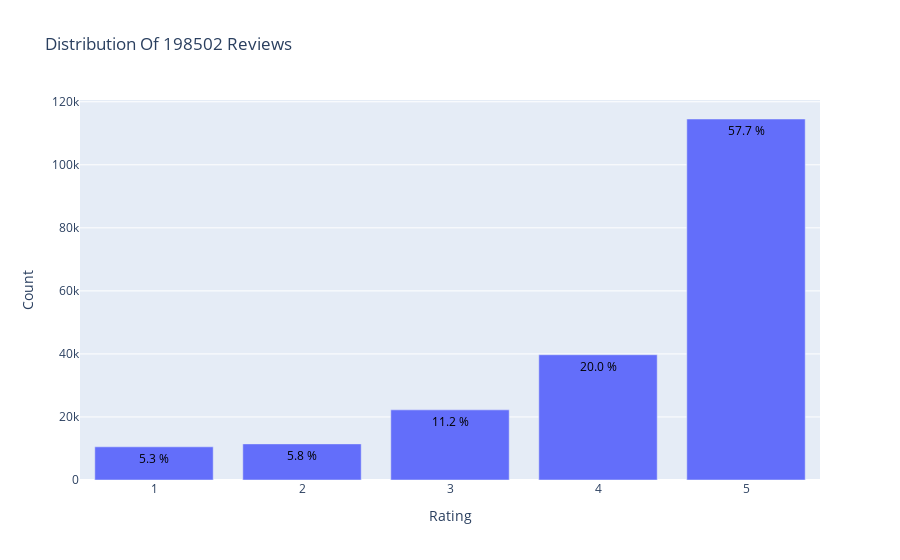

Here is the notebook cell this chart was saved with:
### Code cell
import warnings

# Ignore all warnings
warnings.filterwarnings("ignore")

from plotly.offline import init_notebook_mode, plot, iplot
import plotly.graph_objs as go
from plotly.io import to_image
import plotly.io as pio
init_notebook_mode(connected=True)

# Replace the path below with the actual path to your Orca executable
orca_executable_path = r'C:\Users\Fidelis Wanalwenge\anaconda3\envs\learn-env\orca.cmd'

# Set the Orca executable path
pio.orca.config.executable = orca_executable_path
pio.orca.config.save()

data = df['overall'].value_counts().sort_index(ascending=False)
trace = go.Bar(x = data.index,
               text = ['{:.1f} %'.format(val) for val in (data.values / df.shape[0] * 100)],
               textposition = 'auto',
               textfont = dict(color = '#000000'),
               y = data.values,
               )
# Create layout
layout = dict(title = 'Distribution Of {} Reviews'.format(df.shape[0]),
              xaxis = dict(title = 'Rating'),
              yaxis = dict(title = 'Count'))
# Create plot
fig = go.Figure(data=[trace], layout=layout)
iplot(fig)

 # Do this first so we don't create a file if image conversion fails
img_data = to_image(fig,
        format='png',
        width=800,
        height=500,
        scale=5)

fig.write_image("images/reviews_distribution.png", scale=5)

### Figure 1 — Plotly figure (JSON) as saved in the notebook; plotly's stock layout.template omitted (floating-point values rounded to 4 significant figures)
{"data": [{"text": ["57.7 %", "20.0 %", "11.2 %", "5.8 %", "5.3 %"], "textfont": {"color": "#000000"}, "textposition": "auto", "type": "bar", "x": [5, 4, 3, 2, 1], "y": [114531, 39741, 22248, 11456, 10526]}], "layout": {"title": {"text": "Distribution Of 198502 Reviews"}, "xaxis": {"title": {"text": "Rating"}}, "yaxis": {"title": {"text": "Count"}}}}
